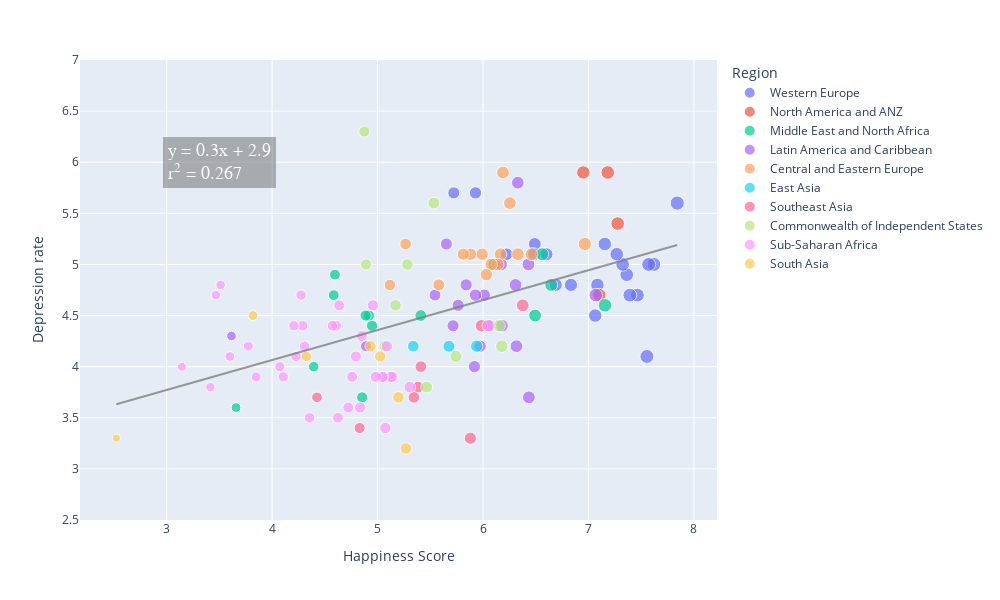

Notebook code for this chart:
### Code cell
# Country's Happiness and Mental Health

fig = px.scatter(mental_health_data, x="Happiness Score", y="Depression rate",  
                 hover_name="Country", color="Region", range_y=(2.5,7),
                 size="Happiness Score", size_max=10,
                 width=1000, height=600)
fig

# LINEAR REGRESSION
# Set the x and y params for linear regression calculation
y = mental_health_data["Depression rate"]
x = sm.add_constant(mental_health_data["Happiness Score"])

# Create the linear regression model and get values for regression line
model = sm.OLS(y, x, missing='drop')
results = model.fit()
reg_line = [(x*results.params[1])+results.params[0] for x in mental_health_data["Happiness Score"]]

# Create text for regression paramaters
alpha = round(results.params[0],1)
beta = round(results.params[1],1)
r_squared = round(results.rsquared, 3)
line1 = 'y = ' + str(beta) + 'x' + ' + ' + str(alpha)
line2 = 'r<sup>2</sup> = ' + str(r_squared)
summary = line1 + '<br>' + line2 

# add linear regression line for whole sample
fig.add_traces(go.Scatter(x=mental_health_data["Happiness Score"], y=reg_line,
                          mode = 'lines',
                          marker_color='gray',
                          name='Regression line',
                          opacity=0.8,
                          showlegend=False)
               )
# Add to the equation and r squared 
fig.add_annotation(x=3.5, y=6, xref="x", yref="y", text=summary,
                   font=dict(family="Courier New, monospace", size=18, color="#ffffff"),
                   showarrow=False, align="left",
                   borderwidth=2, borderpad=4, bgcolor="rgba(100,100,100, 0.6)",
                   opacity=0.8)

### Figure 1 — Plotly figure (JSON) as saved in the notebook; plotly's stock layout.template omitted (floating-point values rounded to 4 significant figures; data arrays with more than 128 entries replaced by an {"elided": "..."} marker saying what was removed)
{"data": [{"hovertemplate": "<b>%{hovertext}</b><br><br>Region=Western Europe<br>Happiness Score=%{marker.size}<br>Depression rate=%{y}<extra></extra>", "hovertext": ["Finland", "Denmark", "Switzerland", "Iceland", "Netherlands", "Norway", "Sweden", "Luxembourg", "Austria", "Germany", "Ireland", "United Kingdom", "Belgium", "France", "Malta", "Spain", "Italy", "Cyprus", "Portugal", "Greece", "North Cyprus"], "legendgroup": "Western Europe", "marker": {"color": "#636efa", "size": [7.842, 7.62, 7.571, 7.554, 7.464, 7.392, 7.363, 7.324, 7.268, 7.155, 7.085, 7.064, 6.834, 6.69, 6.602, 6.491, 6.483, 6.223, 5.929, 5.723, 5.536], "sizemode": "area", "sizeref": 0.07842, "symbol": "circle"}, "mode": "markers", "name": "Western Europe", "orientation": "v", "showlegend": true, "type": "scatter", "x": [7.842, 7.62, 7.571, 7.554, 7.464, 7.392, 7.363, 7.324, 7.268, 7.155, 7.085, 7.064, 6.834, 6.69, 6.602, 6.491, 6.483, 6.223, 5.929, 5.723, 5.536], "xaxis": "x", "y": [5.6, 5, 5, 4.1, 4.7, 4.7, 4.9, 5, 5.1, 5.2, 4.8, 4.5, 4.8, 4.8, 5.1, 5.2, 5.1, 5.1, 5.7, 5.7, null], "yaxis": "y"}, {"hovertemplate": "<b>%{hovertext}</b><br><br>Region=North America and ANZ<br>Happiness Score=%{marker.size}<br>Depression rate=%{y}<extra></extra>", "hovertext": ["New Zealand", "Australia", "Canada", "United States"], "legendgroup": "North America and ANZ", "marker": {"color": "#EF553B", "size": [7.277, 7.183, 7.103, 6.951], "sizemode": "area", "sizeref": 0.07842, "symbol": "circle"}, "mode": "markers", "name": "North America and ANZ", "orientation": "v", "showlegend": true, "type": "scatter", "x": [7.277, 7.183, 7.103, 6.951], "xaxis": "x", "y": [5.4, 5.9, 4.7, 5.9], "yaxis": "y"}, {"hovertemplate": "<b>%{hovertext}</b><br><br>Region=Middle East and North Africa<br>Happiness Score=%{marker.size}<br>Depression rate=%{y}<extra></extra>", "hovertext": ["Israel", "Bahrain", "United Arab Emirates", "Saudi Arabia", "Kuwait", "Libya", "Turkey", "Morocco", "Algeria", "Iraq", "Iran", "Tunisia", "Lebanon", "Palestinian Territories", "Jordan", "Egypt", "Yemen"], "legendgroup": "Middle East and North Africa", "marker": {"color": "#00cc96", "size": [7.157, 6.647, 6.561, 6.494, 6.106, 5.41, 4.948, 4.918, 4.887, 4.854, 4.721, 4.596, 4.584, 4.517, 4.395, 4.283, 3.658], "sizemode": "area", "sizeref": 0.07842, "symbol": "circle"}, "mode": "markers", "name": "Middle East and North Africa", "orientation": "v", "showlegend": true, "type": "scatter", "x": [7.157, 6.647, 6.561, 6.494, 6.106, 5.41, 4.948, 4.918, 4.887, 4.854, 4.721, 4.596, 4.584, 4.517, 4.395, 4.283, 3.658], "xaxis": "x", "y": [4.6, 4.8, 5.1, 4.5, 5, 4.5, 4.4, 4.5, 4.5, 3.7, null, 4.9, 4.7, null, 4, null, 3.6], "yaxis": "y"}, {"hovertemplate": "<b>%{hovertext}</b><br><br>Region=Latin America and Caribbean<br>Happiness Score=%{marker.size}<br>Depression rate=%{y}<extra></extra>", "hovertext": ["Costa Rica", "Guatemala", "Uruguay", "Brazil", "Mexico", "Jamaica", "Panama", "Chile", "El Salvador", "Colombia", "Nicaragua", "Argentina", "Honduras", "Peru", "Ecuador", "Bolivia", "Paraguay", "Dominican Republic", "Venezuela", "Haiti"], "legendgroup": "Latin America and Caribbean", "marker": {"color": "#ab63fa", "size": [7.069, 6.435, 6.431, 6.33, 6.317, 6.309, 6.18, 6.172, 6.061, 6.012, 5.972, 5.929, 5.919, 5.84, 5.764, 5.716, 5.653, 5.545, 4.892, 3.615], "sizemode": "area", "sizeref": 0.07842, "symbol": "circle"}, "mode": "markers", "name": "Latin America and Caribbean", "orientation": "v", "showlegend": true, "type": "scatter", "x": [7.069, 6.435, 6.431, 6.33, 6.317, 6.309, 6.18, 6.172, 6.061, 6.012, 5.972, 5.929, 5.919, 5.84, 5.764, 5.716, 5.653, 5.545, 4.892, 3.615], "xaxis": "x", "y": [4.7, 3.7, 5, 5.8, 4.2, 4.8, 4.4, 5, 4.4, 4.7, 4.2, 4.7, 4, 4.8, 4.6, 4.4, 5.2, 4.7, 4.2, 4.3], "yaxis": "y"}, {"hovertemplate": "<b>%{hovertext}</b><br><br>Region=Central and Eastern Europe<br>Happiness Score=%{marker.size}<br>Depression rate=%{y}<extra></extra>", "hovertext": ["Czech Republic", "Slovenia", "Kosovo", "Slovakia", "Lithuania", "Estonia", "Poland", "Romania", "Serbia", "Latvia", "Hungary", "Croatia", "Bosnia and Herzegovina", "Montenegro", "Bulgaria", "Albania", "North Macedonia"], "legendgroup": "Central and Eastern Europe", "marker": {"color": "#FFA15A", "size": [6.965, 6.461, 6.372, 6.331, 6.255, 6.189, 6.166, 6.14, 6.078, 6.032, 5.992, 5.882, 5.813, 5.581, 5.266, 5.117, 5.101], "sizemode": "area", "sizeref": 0.07842, "symbol": "circle"}, "mode": "markers", "name": "Central and Eastern Europe", "orientation": "v", "showlegend": true, "type": "scatter", "x": [6.965, 6.461, 6.372, 6.331, 6.255, 6.189, 6.166, 6.14, 6.078, 6.032, 5.992, 5.882, 5.813, 5.581, 5.266, 5.117, 5.101], "xaxis": "x", "y": [5.2, 5.1, null, 5.1, 5.6, 5.9, 5.1, 5, 5, 4.9, 5.1, 5.1, 5.1, 4.8, 5.2, 4.8, null], "yaxis": "y"}, {"hovertemplate": "<b>%{hovertext}</b><br><br>Region=East Asia<br>Happiness Score=%{marker.size}<br>Depression rate=%{y}<extra></extra>", "hovertext": ["Taiwan Province of China", "Japan", "South Korea", "Mongolia", "Hong Kong S.A.R. of China", "China"], "legendgroup": "East Asia", "marker": {"color": "#19d3f3", "size": [6.584, 5.94, 5.845, 5.677, 5.477, 5.339], "sizemode": "area", "sizeref": 0.07842, "symbol": "circle"}, "mode": "markers", "name": "East Asia", "orientation": "v", "showlegend": true, "type": "scatter", "x": [6.584, 5.94, 5.845, 5.677, 5.477, 5.339], "xaxis": "x", "y": [null, 4.2, null, 4.2, null, 4.2], "yaxis": "y"}, {"hovertemplate": "<b>%{hovertext}</b><br><br>Region=Southeast Asia<br>Happiness Score=%{marker.size}<br>Depression rate=%{y}<extra></extra>", "hovertext": ["Singapore", "Thailand", "Philippines", "Vietnam", "Malaysia", "Indonesia", "Laos", "Cambodia", "Myanmar"], "legendgroup": "Southeast Asia", "marker": {"color": "#FF6692", "size": [6.377, 5.985, 5.88, 5.411, 5.384, 5.345, 5.03, 4.83, 4.426], "sizemode": "area", "sizeref": 0.07842, "symbol": "circle"}, "mode": "markers", "name": "Southeast Asia", "orientation": "v", "showlegend": true, "type": "scatter", "x": [6.377, 5.985, 5.88, 5.411, 5.384, 5.345, 5.03, 4.83, 4.426], "xaxis": "x", "y": [4.6, 4.4, 3.3, 4, 3.8, 3.7, null, 3.4, 3.7], "yaxis": "y"}, {"hovertemplate": "<b>%{hovertext}</b><br><br>Region=Commonwealth of Independent States<br>Happiness Score=%{marker.size}<br>Depression rate=%{y}<extra></extra>", "hovertext": ["Uzbekistan", "Kazakhstan", "Moldova", "Kyrgyzstan", "Belarus", "Russia", "Tajikistan", "Armenia", "Azerbaijan", "Turkmenistan", "Georgia", "Ukraine"], "legendgroup": "Commonwealth of Independent States", "marker": {"color": "#B6E880", "size": [6.179, 6.152, 5.766, 5.744, 5.534, 5.477, 5.466, 5.283, 5.171, 5.066, 4.891, 4.875], "sizemode": "area", "sizeref": 0.07842, "symbol": "circle"}, "mode": "markers", "name": "Commonwealth of Independent States", "orientation": "v", "showlegend": true, "type": "scatter", "x": [6.179, 6.152, 5.766, 5.744, 5.534, 5.477, 5.466, 5.283, 5.171, 5.066, 4.891, 4.875], "xaxis": "x", "y": [4.2, 4.4, null, 4.1, 5.6, null, 3.8, 5, 4.6, 4.2, 5, 6.3], "yaxis": "y"}, {"hovertemplate": "<b>%{hovertext}</b><br><br>Region=Sub-Saharan Africa<br>Happiness Score=%{marker.size}<br>Depression rate=%{y}<extra></extra>", "hovertext": ["Mauritius", "Congo (Brazzaville)", "Ivory Coast", "Cameroon", "Senegal", "Ghana", "Niger", "Gambia", "Benin", "Guinea", "South Africa", "Gabon", "Burkina Faso", "Mozambique", "Nigeria", "Mali", "Uganda", "Liberia", "Kenya", "Namibia", "Chad", "Swaziland", "Comoros", "Ethiopia", "Mauritania", "Madagascar", "Togo", "Zambia", "Sierra Leone", "Burundi", "Tanzania", "Malawi", "Lesotho", "Botswana", "Rwanda", "Zimbabwe"], "legendgroup": "Sub-Saharan Africa", "marker": {"color": "#FF97FF", "size": [6.049, 5.342, 5.306, 5.142, 5.132, 5.088, 5.074, 5.051, 5.045, 4.984, 4.956, 4.852, 4.834, 4.794, 4.759, 4.723, 4.636, 4.625, 4.607, 4.574, 4.355, 4.308, 4.289, 4.275, 4.227, 4.208, 4.107, 4.073, 3.849, 3.775, 3.623, 3.6, 3.512, 3.467, 3.415, 3.145], "sizemode": "area", "sizeref": 0.07842, "symbol": "circle"}, "mode": "markers", "name": "Sub-Saharan Africa", "orientation": "v", "showlegend": true, "type": "scatter", "x": [6.049, 5.342, 5.306, 5.142, 5.132, 5.088, 5.074, 5.051, 5.045, 4.984, 4.956, 4.852, 4.834, 4.794, 4.759, 4.723, 4.636, 4.625, 4.607, 4.574, 4.355, 4.308, 4.289, 4.275, 4.227, 4.208, 4.107, 4.073, 3.849, 3.775, 3.623, 3.6, 3.512, 3.467, 3.415, 3.145], "xaxis": "x", "y": [4.4, null, 3.8, 3.9, 3.9, 4.2, 3.4, 3.9, 3.9, 3.9, 4.6, 4.3, 3.6, 4.1, 3.9, 3.6, 4.6, 3.5, 4.4, 4.4, 3.5, 4.2, 4.4, 4.7, 4.1, 4.4, 3.9, 4, 3.9, 4.2, null, 4.1, 4.8, 4.7, 3.8, 4], "yaxis": "y"}, {"hovertemplate": "<b>%{hovertext}</b><br><br>Region=South Asia<br>Happiness Score=%{marker.size}<br>Depression rate=%{y}<extra></extra>", "hovertext": ["Nepal", "Maldives", "Bangladesh", "Pakistan", "Sri Lanka", "India", "Afghanistan"], "legendgroup": "South Asia", "marker": {"color": "#FECB52", "size": [5.269, 5.198, 5.025, 4.934, 4.325, 3.819, 2.523], "sizemode": "area", "sizeref": 0.07842, "symbol": "circle"}, "mode": "markers", "name": "South Asia", "orientation": "v", "showlegend": true, "type": "scatter", "x": [5.269, 5.198, 5.025, 4.934, 4.325, 3.819, 2.523], "xaxis": "x", "y": [3.2, 3.7, 4.1, 4.2, 4.1, 4.5, 3.3], "yaxis": "y"}, {"marker": {"color": "gray"}, "mode": "lines", "name": "Regression line", "opacity": 0.8, "showlegend": false, "type": "scatter", "x": {"elided": "149 float values"}, "y": {"elided": "149 float values"}}], "layout": {"annotations": [{"align": "left", "bgcolor": "rgba(100,100,100, 0.6)", "borderpad": 4, "borderwidth": 2, "font": {"color": "#ffffff", "family": "Courier New, monospace", "size": 18}, "opacity": 0.8, "showarrow": false, "text": "y = 0.3x + 2.9<br>r<sup>2</sup> = 0.267", "x": 3.5, "xref": "x", "y": 6, "yref": "y"}], "height": 600, "legend": {"itemsizing": "constant", "title": {"text": "Region"}, "tracegroupgap": 0}, "margin": {"t": 60}, "width": 1000, "xaxis": {"anchor": "y", "domain": [0, 1], "title": {"text": "Happiness Score"}}, "yaxis": {"anchor": "x", "domain": [0, 1], "range": [2.5, 7], "title": {"text": "Depression rate"}}}}
